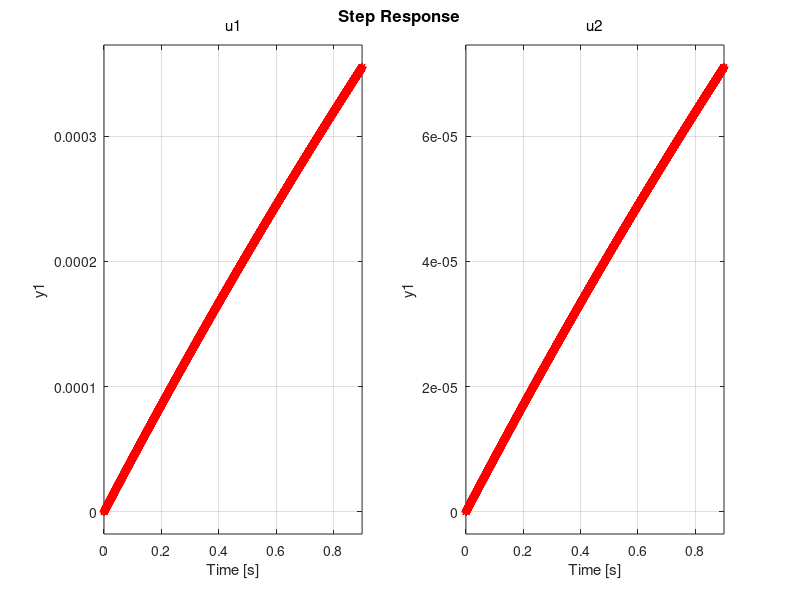

This figure's MATLAB source:
clc
clear
close all

%parametros
r1=0.01;
r2=0.05;
K1=100;
K2=120;
B1=450;
B2=200;
J1=0.1;
J2=0.5;

A=[0 1;
  -(K2+K1*(r2/r1)^2)/(J2+J1*(r2/r1)^2) -(B2+B1*(r2/r1)^2)/(J2+J1*(r2/r1)^2)];
B=[0 0;
   (r2/r1)/(J2+J1*(r2/r1)^2) 1/(J2+J1*(r2/r1)^2)];
C=[1 0];
D=zeros(1,2);
sis=ss(A,B,C,D);
step(sis)

%magnitud de entradas
u1=10;
u2=50;

%g54
A54=[0 1;
  -(K1+K2*(r1/r2)^2)/(J1+J2*(r1/r2)^2) -(B1+B2*(r1/r2)^2)/(J1+J2*(r1/r2)^2)];
B54=[0 0;
   1/(J1+J2*(r1/r2)^2) (r1/r2)/(J1+J2*(r1/r2)^2)];
C54=[r1/r2 0];
D54=zeros(1,2);
sis54=ss(A54,B54,C54,D54);
hold on
step(sis54,'*r')
